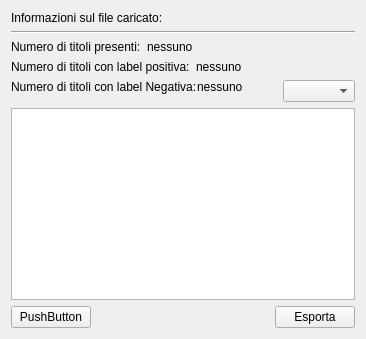
      <widget class="QWidget" name="Data">
       <attribute name="title">
        <string>Data</string>
       </attribute>
       <layout class="QVBoxLayout" name="verticalLayout_2">
        <item>
         <widget class="QLabel" name="label_13">
          <property name="text">
           <string>Informazioni sul file caricato:</string>
          </property>
         </widget>
        </item>
        <item>
         <widget class="Line" name="line_2">
          <property name="orientation">
           <enum>Qt::Horizontal</enum>
          </property>
         </widget>
        </item>
        <item>
         <layout class="QFormLayout" name="formLayout_2">
          <item row="0" column="1">
           <widget class="QLabel" name="label_data_total">
            <property name="text">
             <string>nessuno</string>
            </property>
           </widget>
          </item>
          <item row="0" column="0">
           <widget class="QLabel" name="label_14">
            <property name="text">
             <string>Numero di titoli presenti:</string>
            </property>
           </widget>
          </item>
         </layout>
        </item>
        <item>
         <layout class="QFormLayout" name="formLayout_3">
          <item row="0" column="0">
           <widget class="QLabel" name="label_16">
            <property name="text">
             <string>Numero di titoli con label positiva:</string>
            </property>
           </widget>
          </item>
          <item row="0" column="1">
           <widget class="QLabel" name="label_data_positive">
            <property name="text">
             <string>nessuno</string>
            </property>
           </widget>
          </item>
         </layout>
        </item>
        <item>
         <layout class="QHBoxLayout" name="horizontalLayout_19">
          <property name="spacing">
           <number>0</number>
          </property>
          <item>
           <layout class="QFormLayout" name="formLayout_4">
            <item row="0" column="0">
             <widget class="QLabel" name="label_18">
              <property name="text">
               <string>Numero di titoli con label Negativa:</string>
              </property>
             </widget>
            </item>
            <item row="0" column="1">
             <widget class="QLabel" name="label_data_negative">
              <property name="text">
               <string>nessuno</string>
              </property>
             </widget>
            </item>
           </layout>
          </item>
          <item>
           <spacer name="horizontalSpacer_34">
            <property name="orientation">
             <enum>Qt::Horizontal</enum>
            </property>
            <property name="sizeHint" stdset="0">
             <size>
              <width>40</width>
              <height>20</height>
             </size>
            </property>
           </spacer>
          </item>
          <item>
           <widget class="QComboBox" name="comboBox">
            <property name="frame">
             <bool>true</bool>
            </property>
           </widget>
          </item>
         </layout>
        </item>
        <item>
         <widget class="QTableView" name="table_data">
          <property name="sizePolicy">
           <sizepolicy hsizetype="Expanding" vsizetype="Expanding">
            <horstretch>0</horstretch>
            <verstretch>0</verstretch>
           </sizepolicy>
          </property>
         </widget>
        </item>
        <item>
         <layout class="QHBoxLayout" name="horizontalLayout">
          <item>
           <widget class="QPushButton" name="pushButton">
            <property name="text">
             <string>PushButton</string>
            </property>
           </widget>
          </item>
          <item>
           <spacer name="horizontalSpacer">
            <property name="orientation">
             <enum>Qt::Horizontal</enum>
            </property>
            <property name="sizeHint" stdset="0">
             <size>
              <width>40</width>
              <height>20</height>
             </size>
            </property>
           </spacer>
          </item>
          <item>
           <widget class="QPushButton" name="data_export">
            <property name="text">
             <string>Esporta</string>
            </property>
           </widget>
          </item>
         </layout>
        </item>
       </layout>
      </widget>
